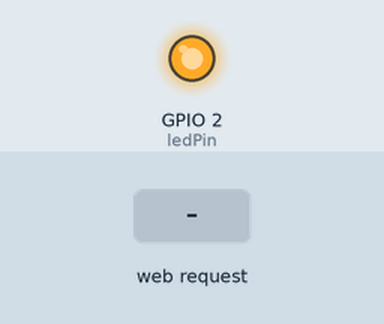
Recording of a sketch running on a simulated ESP8266 (Wemos D1 mini). Parts: output pins drawn as LEDs (lit = HIGH). The test bench sets the inputs (shaded band). WiFi joins after 1.5 s; servers stay silent unless stated; what the sketch prints to the serial monitor is not drawn.

Above: at 2.7 s.
2.8 s: HTTP request GET /LED=ON received
At 3.6 s:
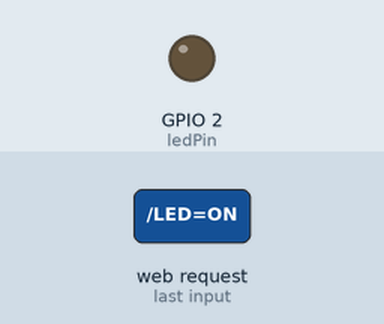
4.3 s: HTTP request GET /LED=OFF received
At 4.8 s:
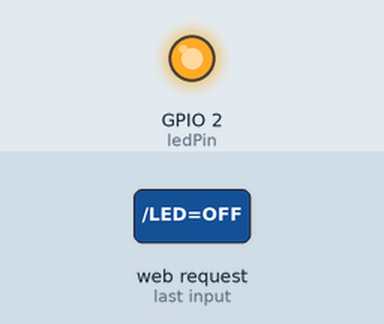
Timing chart, 0 to 7.3 s (numbered marks = the images above; inputs shaded):
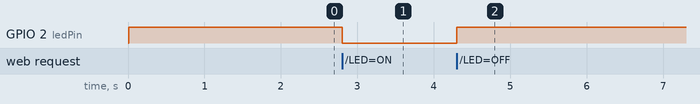

Measured:
- after the input at 2.8 s, GPIO 2 (ledPin): HIGH → LOW at once
- after the input at 4.3 s, GPIO 2 (ledPin): LOW → HIGH at once

The sketch:

wifi_relay.ino
```cpp
/*
 * ESP8266 (WeMosD1) WiFi Relay Control
 *
 * learnelectronics
 * 05 JUN 2017
 *
 * www.youtube.com/c/learnelectronics
 * arduino0169@gmail.com
*/
#include <ESP8266WiFi.h>

const char* ssid = "";
const char* password = "";

int ledPin = LED_BUILTIN;
WiFiServer server(80);

void setup() {
  Serial.begin(9600);
  delay(10);


  pinMode(ledPin, OUTPUT);
  digitalWrite(ledPin, HIGH);

  // Connect to WiFi network
  Serial.println();
  Serial.println();
  Serial.print("Connecting to ");
  Serial.println(ssid);

  WiFi.begin(ssid, password);

  while (WiFi.status() != WL_CONNECTED) {
    delay(500);
    Serial.print(".");
  }
  Serial.println("");
  Serial.println("WiFi connected");

  // Start the server
  server.begin();
  Serial.println("Server started");

  // Print the IP address
  Serial.print("Use this URL : ");
  Serial.print("http://");
  Serial.print(WiFi.localIP());
  Serial.println("/");

}

void loop() {
  // Check if a client has connected
  WiFiClient client = server.available();
  if (!client) {
    return;
  }

  // Wait until the client sends some data
  Serial.println("new client");
  while(!client.available()){
    delay(1);
  }

  // Read the first line of the request
  String request = client.readStringUntil('\r');
  Serial.println(request);
  client.flush();

  // Match the request

  int value = HIGH;
  if (request.indexOf("/LED=ON") != -1) {
    digitalWrite(ledPin, LOW);
    value = LOW;
  }
  if (request.indexOf("/LED=OFF") != -1){
    digitalWrite(ledPin, HIGH);
    value = HIGH;
  }


  // Return the response
  client.println("HTTP/1.1 200 OK");
  client.println("Content-Type: text/html");
  client.println(""); //  do not forget this one
  client.println("<!DOCTYPE HTML>");
  client.println("<html>");

  client.print("<h1>Led pin is now: ");

  if(value == LOW) {
    client.print("On");
  } else {
    client.print("Off");
  }
  client.println("</h1><br><br>");
  client.println("<h1>Click <a href=\"/LED=ON\">here</a> Turn relay ON<br></h1>");
  client.println("<h1>Click <a href=\"/LED=OFF\">here</a> Turn relay OFF<br></h1>");
  client.println("</html>");

  delay(1);
  Serial.println("Client disconnected");
  Serial.println("");

}
```
